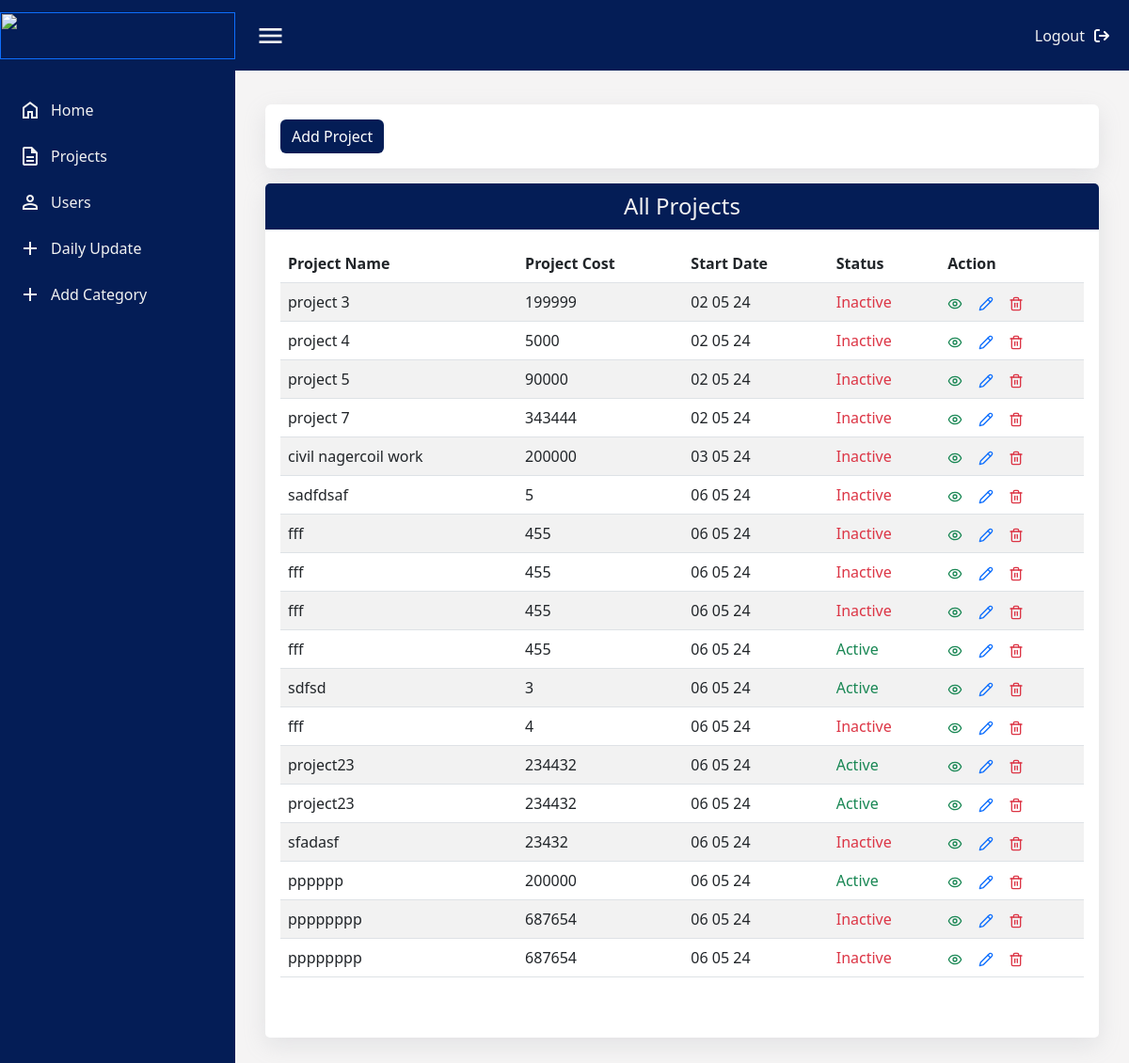
Page /all_projects/ on the committed database.
### myapp/models.py (models this page shows)
class ProjectsDetails(models.Model):
    all_users=models.CharField(max_length=100,null=True,blank=True)
    project_name=models.CharField(max_length=100)
    project_cost=models.IntegerField(null=True)
    invoice_number=models.CharField(max_length=100,null=True,blank=True)
    invoice_date=models.DateField(auto_now_add=True,null=True,blank=True)
    project_cost_paid=models.IntegerField(null=True)
    active_field = models.BooleanField(default=False,null=True)
    at=models.CharField(max_length=100,null=True,blank=True)

### myapp/views.py (the view)
# urls.py: path('all_projects/',views.all_projects,name='all_projects'),
def all_projects(request):
    v=ProjectsDetails.objects.all()
    for i in v:
        print(i.active_field)
        if i.active_field == True:
            A="Active"
            i.at=A
            i.save()
        else:
            I="Inactive"
            i.at=I
            i.save()
    return render(request,'all_projects.html',locals())

### myapp/templates/all_projects.html (shortened to what this page needs)
{% extends 'layout.html' %} {% block content %}
<div class="container py-3">
  <div class="card p-3">
    <div>
      <a href="{% url 'project_create' %}"
        ><button class="btn btn-primary">Add Project</button></a
      >
    </div>
  </div>
  <div class="card mt-3 common_card">
    <div class="card__title">
      <h4>All Projects</h4>
    </div>
    <div class="card-body pb-5">
      <div class="table-responsive">
        <table
          id="projects_table"
          class="table table-striped"
          style="width: 100%"
        >
          <thead>
            <tr>
              <th>Project Name</th>
              <th>Project Cost</th>
              <th>Start Date</th>
              <th>Status</th>
              <th>Action</th>
            </tr>
          </thead>
          <tbody>
            {% for i in v %}
            <tr>
              <td>{{i.project_name}}</td>
              <td>{{i.project_cost}}</td>
              <td>{{i.invoice_date|date:"d m y"}}</td>
              <td><p class="{% if i.at == 'Active' %} text-success {% else %} text-danger {% endif %}">{{i.at}}</p></td>
              <td>
                <a class="text-success" href="{% url 'view_project_page' i.id %}"
                ><svg
                  xmlns="http://www.w3.org/2000/svg"
                  width="16"
                  height="16"
                  viewBox="0 0 24 24"
                  fill="none"
                  stroke="currentColor"
                  stroke-width="2"
                  stroke-linecap="round"
                  stroke-linejoin="round"
                  class="lucide lucide-eye"
                >
                <path d="M2 12s3-7 10-7 10 7 10 7-3 7-10 7-10-7-10-7Z"/><circle cx="12" cy="12" r="3"/></svg
              ></a>&nbsp;
                <a class="px-2" href=""
                  ><svg
                    xmlns="http://www.w3.org/2000/svg"
                    width="16"
                    height="16"
                    viewBox="0 0 24 24"
                    fill="none"
                    stroke="currentColor"
                    stroke-width="2"
                    stroke-linecap="round"
                    stroke-linejoin="round"
                    class="lucide lucide-pencil"
                  >
                    <path
                      d="M17 3a2.85 2.83 0 1 1 4 4L7.5 20.5 2 22l1.5-5.5Z"
                    />
                    <path d="m15 5 4 4" /></svg
                ></a>&nbsp;
                <a class="text-danger" href=""
                  ></a>
              </td>
              {% endfor %}
                      </tr>
          </tbody>
        </table>
      </div>
    </div>
  </div>
</div>
{% endblock %}

### myapp/static/css/style.css (style rules this page uses)
:root { --primary-color: #041d56; --light-color: #f2f2f2; --dark-color: #252525; --gradient-color: #041d56; --box-shadow: rgba(149, 157, 165, 0.2) 0px 8px 24px; --bs-pagination-active-bg:var(--primary-color); }
h1,h2,h3,h4,h5,h6,p,span { margin: 0; }
body { background: var(--light-color); }
.btn-primary { background-color: var(--primary-color); border: none; outline: none; }
.card { width: 100%; border: none; box-shadow: var(--box-shadow); }
.common_card { border-radius: 5px; overflow: hidden; margin: 0 auto; }
.card__title { background-color: var(--primary-color); color: var(--light-color); text-align: center; padding: 10px; }
table > tbody > tr > td { vertical-align: middle; }

### rows in the picture
ProjectsDetails: project_name "project 3", project_cost "199999", invoice_date "02 05 24", at "Inactive"
ProjectsDetails: project_name "project 4", project_cost "5000", invoice_date "02 05 24", at "Inactive"
ProjectsDetails: project_name "project 5", project_cost "90000", invoice_date "02 05 24", at "Inactive"
ProjectsDetails: project_name "project 7", project_cost "343444", invoice_date "02 05 24", at "Inactive"
ProjectsDetails: project_name "civil nagercoil work", project_cost "200000", invoice_date "03 05 24", at "Inactive"
ProjectsDetails: project_name "sadfdsaf", project_cost "5", invoice_date "06 05 24", at "Inactive"
ProjectsDetails: project_name "fff", project_cost "455", invoice_date "06 05 24", at "Inactive"
ProjectsDetails: project_name "fff", project_cost "455", invoice_date "06 05 24", at "Inactive"
ProjectsDetails: project_name "fff", project_cost "455", invoice_date "06 05 24", at "Inactive"
ProjectsDetails: project_name "fff", project_cost "455", invoice_date "06 05 24", at "Active"
ProjectsDetails: project_name "sdfsd", project_cost "3", invoice_date "06 05 24", at "Active"
ProjectsDetails: project_name "fff", project_cost "4", invoice_date "06 05 24", at "Inactive"
ProjectsDetails: project_name "project23", project_cost "234432", invoice_date "06 05 24", at "Active"
ProjectsDetails: project_name "project23", project_cost "234432", invoice_date "06 05 24", at "Active"
ProjectsDetails: project_name "sfadasf", project_cost "23432", invoice_date "06 05 24", at "Inactive"
ProjectsDetails: project_name "pppppp", project_cost "200000", invoice_date "06 05 24", at "Active"
ProjectsDetails: project_name "pppppppp", project_cost "687654", invoice_date "06 05 24", at "Inactive"
ProjectsDetails: project_name "pppppppp", project_cost "687654", invoice_date "06 05 24", at "Inactive"
